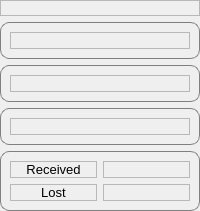
            <widget class="QWidget" name="page_instr_exchange">
             <layout class="QVBoxLayout" name="verticalLayout_18">
              <property name="leftMargin">
               <number>0</number>
              </property>
              <property name="topMargin">
               <number>0</number>
              </property>
              <property name="rightMargin">
               <number>0</number>
              </property>
              <property name="bottomMargin">
               <number>0</number>
              </property>
              <item>
               <widget class="QLabel" name="lbl_instr">
                <property name="sizePolicy">
                 <sizepolicy hsizetype="Preferred" vsizetype="Maximum">
                  <horstretch>0</horstretch>
                  <verstretch>0</verstretch>
                 </sizepolicy>
                </property>
                <property name="frameShape">
                 <enum>QFrame::StyledPanel</enum>
                </property>
                <property name="text">
                 <string/>
                </property>
               </widget>
              </item>
              <item>
               <widget class="QGroupBox" name="groupBox_18">
                <property name="font">
                 <font>
                  <pointsize>10</pointsize>
                 </font>
                </property>
                <property name="styleSheet">
                 <string notr="true">QGroupBox
{
	border: 1px solid grey;
	border-radius: 9px;
	margin-top: 1em;
}

QGroupBox:title
{
	left: 0px;
	top: -15px;
	padding: 0 3px 0 3px;
}</string>
                </property>
                <property name="title">
                 <string>Unity_ip</string>
                </property>
                <layout class="QVBoxLayout" name="verticalLayout_16">
                 <item>
                  <widget class="QLabel" name="lbl_sender_ip_instr">
                   <property name="font">
                    <font>
                     <pointsize>10</pointsize>
                    </font>
                   </property>
                   <property name="frameShape">
                    <enum>QFrame::StyledPanel</enum>
                   </property>
                   <property name="text">
                    <string/>
                   </property>
                  </widget>
                 </item>
                </layout>
               </widget>
              </item>
              <item>
               <widget class="QGroupBox" name="groupBox_20">
                <property name="font">
                 <font>
                  <pointsize>10</pointsize>
                 </font>
                </property>
                <property name="styleSheet">
                 <string notr="true">QGroupBox
{
	border: 1px solid grey;
	border-radius: 9px;
	margin-top: 1em;
}

QGroupBox:title
{
	left: 0px;
	top: -15px;
	padding: 0 3px 0 3px;
}</string>
                </property>
                <property name="title">
                 <string>Port_sender</string>
                </property>
                <layout class="QVBoxLayout" name="verticalLayout_17">
                 <item>
                  <widget class="QLabel" name="lbl_sender_port_instr">
                   <property name="font">
                    <font>
                     <pointsize>10</pointsize>
                    </font>
                   </property>
                   <property name="frameShape">
                    <enum>QFrame::StyledPanel</enum>
                   </property>
                   <property name="text">
                    <string/>
                   </property>
                  </widget>
                 </item>
                </layout>
               </widget>
              </item>
              <item>
               <widget class="QGroupBox" name="groupBox_17">
                <property name="font">
                 <font>
                  <pointsize>10</pointsize>
                 </font>
                </property>
                <property name="styleSheet">
                 <string notr="true">QGroupBox
{
	border: 1px solid grey;
	border-radius: 9px;
	margin-top: 1em;
}

QGroupBox:title
{
	left: 0px;
	top: -15px;
	padding: 0 3px 0 3px;
}</string>
                </property>
                <property name="title">
                 <string>Port_receiver</string>
                </property>
                <layout class="QVBoxLayout" name="verticalLayout_15">
                 <item>
                  <widget class="QLabel" name="lbl_receiver_port_instr">
                   <property name="font">
                    <font>
                     <pointsize>10</pointsize>
                    </font>
                   </property>
                   <property name="frameShape">
                    <enum>QFrame::StyledPanel</enum>
                   </property>
                   <property name="text">
                    <string/>
                   </property>
                  </widget>
                 </item>
                </layout>
               </widget>
              </item>
              <item>
               <widget class="QGroupBox" name="groupBox_19">
                <property name="font">
                 <font>
                  <pointsize>10</pointsize>
                 </font>
                </property>
                <property name="styleSheet">
                 <string notr="true">QGroupBox
{
	border: 1px solid grey;
	border-radius: 9px;
	margin-top: 1em;
}

QGroupBox:title
{
	left: 0px;
	top: -15px;
	padding: 0 3px 0 3px;
}</string>
                </property>
                <property name="title">
                 <string>Status</string>
                </property>
                <layout class="QGridLayout" name="gridLayout_10">
                 <item row="1" column="1">
                  <widget class="QLabel" name="lbl_lost_instr">
                   <property name="font">
                    <font>
                     <pointsize>10</pointsize>
                    </font>
                   </property>
                   <property name="frameShape">
                    <enum>QFrame::StyledPanel</enum>
                   </property>
                   <property name="text">
                    <string/>
                   </property>
                  </widget>
                 </item>
                 <item row="0" column="0">
                  <widget class="QLabel" name="label_39">
                   <property name="font">
                    <font>
                     <pointsize>10</pointsize>
                    </font>
                   </property>
                   <property name="frameShape">
                    <enum>QFrame::StyledPanel</enum>
                   </property>
                   <property name="text">
                    <string>Received</string>
                   </property>
                   <property name="alignment">
                    <set>Qt::AlignCenter</set>
                   </property>
                  </widget>
                 </item>
                 <item row="1" column="0">
                  <widget class="QLabel" name="label_40">
                   <property name="font">
                    <font>
                     <pointsize>10</pointsize>
                    </font>
                   </property>
                   <property name="frameShape">
                    <enum>QFrame::StyledPanel</enum>
                   </property>
                   <property name="text">
                    <string>Lost</string>
                   </property>
                   <property name="alignment">
                    <set>Qt::AlignCenter</set>
                   </property>
                  </widget>
                 </item>
                 <item row="0" column="1">
                  <widget class="QLabel" name="lbl_received_instr">
                   <property name="font">
                    <font>
                     <pointsize>10</pointsize>
                    </font>
                   </property>
                   <property name="frameShape">
                    <enum>QFrame::StyledPanel</enum>
                   </property>
                   <property name="text">
                    <string/>
                   </property>
                  </widget>
                 </item>
                </layout>
               </widget>
              </item>
             </layout>
            </widget>
